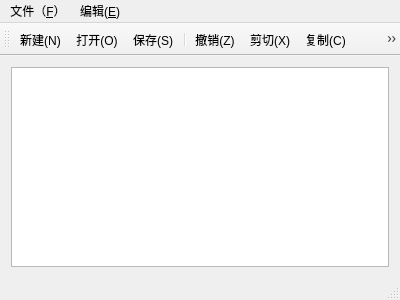
<?xml version="1.0" encoding="UTF-8"?>
<ui version="4.0">
 <class>MainWindow</class>
 <widget class="QMainWindow" name="MainWindow">
  <property name="geometry">
   <rect>
    <x>0</x>
    <y>0</y>
    <width>400</width>
    <height>300</height>
   </rect>
  </property>
  <property name="windowTitle">
   <string>MainWindow</string>
  </property>
  <widget class="QWidget" name="centralWidget">
   <layout class="QGridLayout" name="gridLayout">
    <item row="0" column="0">
     <widget class="QTextEdit" name="textEdit"/>
    </item>
   </layout>
  </widget>
  <widget class="QMenuBar" name="menuBar">
   <property name="geometry">
    <rect>
     <x>0</x>
     <y>0</y>
     <width>400</width>
     <height>17</height>
    </rect>
   </property>
   <widget class="QMenu" name="menu_N">
    <property name="title">
     <string>文件（&amp;F）</string>
    </property>
    <addaction name="separator"/>
    <addaction name="action_New"/>
    <addaction name="action_Open"/>
    <addaction name="action_Close"/>
    <addaction name="separator"/>
    <addaction name="action_Save"/>
    <addaction name="action_SaveAs"/>
    <addaction name="separator"/>
    <addaction name="action_Exit"/>
   </widget>
   <widget class="QMenu" name="menu_E">
    <property name="title">
     <string>编辑(&amp;E)</string>
    </property>
    <addaction name="action_Undo"/>
    <addaction name="separator"/>
    <addaction name="action_Cut"/>
    <addaction name="action_Copy"/>
    <addaction name="action_Paste"/>
    <addaction name="separator"/>
    <addaction name="action_Find"/>
   </widget>
   <addaction name="menu_N"/>
   <addaction name="menu_E"/>
  </widget>
  <widget class="QToolBar" name="mainToolBar">
   <attribute name="toolBarArea">
    <enum>TopToolBarArea</enum>
   </attribute>
   <attribute name="toolBarBreak">
    <bool>false</bool>
   </attribute>
   <addaction name="action_New"/>
   <addaction name="action_Open"/>
   <addaction name="action_Save"/>
   <addaction name="separator"/>
   <addaction name="action_Undo"/>
   <addaction name="action_Cut"/>
   <addaction name="action_Copy"/>
   <addaction name="action_Paste"/>
   <addaction name="separator"/>
   <addaction name="action_Find"/>
  </widget>
  <widget class="QStatusBar" name="statusBar"/>
  <action name="action_New">
   <property name="icon">
    <iconset resource="myicon.qrc">
     <normaloff>:/myimages/images/new.png</normaloff>:/myimages/images/new.png</iconset>
   </property>
   <property name="text">
    <string>新建(&amp;N)</string>
   </property>
  </action>
  <action name="action_Open">
   <property name="icon">
    <iconset resource="myicon.qrc">
     <normaloff>:/myimages/images/open.png</normaloff>:/myimages/images/open.png</iconset>
   </property>
   <property name="text">
    <string>打开(&amp;O)</string>
   </property>
  </action>
  <action name="action_Close">
   <property name="icon">
    <iconset resource="myicon.qrc">
     <normaloff>:/myimages/images/close.png</normaloff>:/myimages/images/close.png</iconset>
   </property>
   <property name="text">
    <string>关闭(&amp;C)</string>
   </property>
  </action>
  <action name="action_Save">
   <property name="icon">
    <iconset resource="myicon.qrc">
     <normaloff>:/myimages/images/save.png</normaloff>:/myimages/images/save.png</iconset>
   </property>
   <property name="text">
    <string>保存(&amp;S)</string>
   </property>
  </action>
  <action name="action_SaveAs">
   <property name="icon">
    <iconset resource="myicon.qrc">
     <normaloff>:/myimages/images/save_as.png</normaloff>:/myimages/images/save_as.png</iconset>
   </property>
   <property name="text">
    <string>另存为(&amp;A)</string>
   </property>
  </action>
  <action name="action_Exit">
   <property name="icon">
    <iconset resource="myicon.qrc">
     <normaloff>:/myimages/images/exit.png</normaloff>:/myimages/images/exit.png</iconset>
   </property>
   <property name="text">
    <string>退出(&amp;E)</string>
   </property>
  </action>
  <action name="action_Undo">
   <property name="icon">
    <iconset resource="myicon.qrc">
     <normaloff>:/myimages/images/undo.png</normaloff>:/myimages/images/undo.png</iconset>
   </property>
   <property name="text">
    <string>撤销(&amp;Z)</string>
   </property>
  </action>
  <action name="action_Cut">
   <property name="icon">
    <iconset resource="myicon.qrc">
     <normaloff>:/myimages/images/cut.png</normaloff>:/myimages/images/cut.png</iconset>
   </property>
   <property name="text">
    <string>剪切(&amp;X)</string>
   </property>
  </action>
  <action name="action_Copy">
   <property name="icon">
    <iconset resource="myicon.qrc">
     <normaloff>:/myimages/images/copy.png</normaloff>:/myimages/images/copy.png</iconset>
   </property>
   <property name="text">
    <string>复制(&amp;C)</string>
   </property>
  </action>
  <action name="action_Paste">
   <property name="icon">
    <iconset resource="myicon.qrc">
     <normaloff>:/myimages/images/paste.png</normaloff>:/myimages/images/paste.png</iconset>
   </property>
   <property name="text">
    <string>粘贴(&amp;V)</string>
   </property>
  </action>
  <action name="action_Find">
   <property name="icon">
    <iconset resource="myicon.qrc">
     <normaloff>:/myimages/images/find.png</normaloff>:/myimages/images/find.png</iconset>
   </property>
   <property name="text">
    <string>查找(&amp;F)</string>
   </property>
  </action>
 </widget>
 <layoutdefault spacing="6" margin="11"/>
 <resources>
  <include location="myicon.qrc"/>
 </resources>
 <connections/>
</ui>
